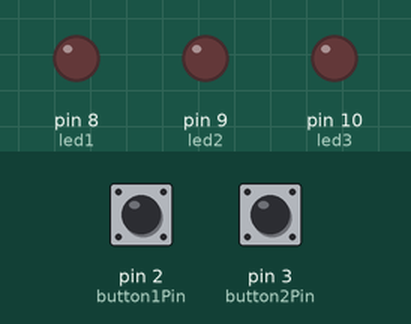
A sketch run on a simulated Arduino Uno, built with avr-gcc and run on an emulated ATmega328P. On the bench: output pins drawn as LEDs (lit = HIGH). Dashed ring = blinking. The inputs (shaded band) are chosen by the test bench; at power-on: pin 2 (button1Pin) LOW, pin 3 (button2Pin) LOW.

Above: at 1.2 s.
1.3 s: pin 2 (button1Pin) pulled HIGH for 0.15 s
At 1.6 s:
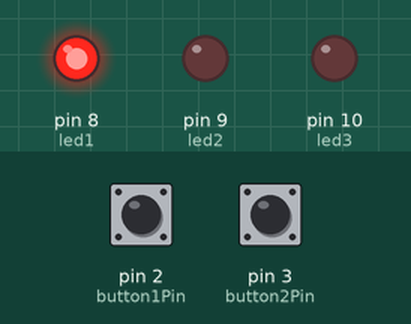
4.3 s: pin 3 (button2Pin) pulled HIGH for 3.2 s
At 4.7 s:
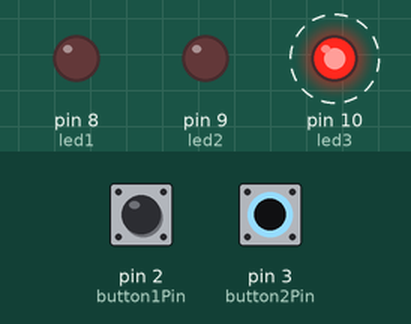
9.0 s: pin 2 (button1Pin) pulled HIGH for 3.2 s
At 9.9 s:
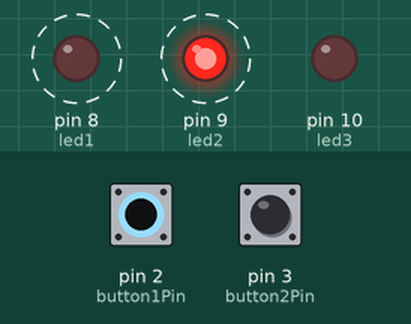
Timing chart, 0 to 15.0 s (numbered marks = the images above; inputs shaded):
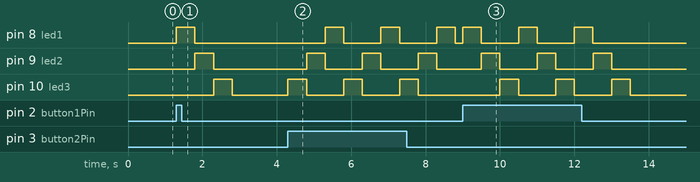

The sketch:

sketch.ino
```cpp
// Pin definisi
const int led1 = 8;
const int led2 = 9;
const int led3 = 10;
const int button1Pin = 2;
const int button2Pin = 3;

int button1State = 0;
int button2State = 0;

void setup() {
  // Atur pin LED sebagai output
  pinMode(led1, OUTPUT);
  pinMode(led2, OUTPUT);
  pinMode(led3, OUTPUT);

  // Atur pin push button sebagai input
  pinMode(button1Pin, INPUT);
  pinMode(button2Pin, INPUT);
}

void loop() {
  // Baca status push button
  button1State = digitalRead(button1Pin);
  button2State = digitalRead(button2Pin);

  // Jika tombol 1 ditekan, LED blink ke kanan
  if (button1State == HIGH) {
    digitalWrite(led1, HIGH);
    delay(500);
    digitalWrite(led1, LOW);

    digitalWrite(led2, HIGH);
    delay(500);
    digitalWrite(led2, LOW);

    digitalWrite(led3, HIGH);
    delay(500);
    digitalWrite(led3, LOW);
  }
  // Jika tombol 2 ditekan, LED blink ke kiri
  else if (button2State == HIGH) {
    digitalWrite(led3, HIGH);
    delay(500);
    digitalWrite(led3, LOW);

    digitalWrite(led2, HIGH);
    delay(500);
    digitalWrite(led2, LOW);

    digitalWrite(led1, HIGH);
    delay(500);
    digitalWrite(led1, LOW);
  }
  // Jika tidak ada tombol ditekan, matikan semua LED
  else {
    digitalWrite(led1, LOW);
    digitalWrite(led2, LOW);
    digitalWrite(led3, LOW);
  }
}
```

Measured:
- after the input at 1.3 s, pin 8 (led1): LOW → HIGH at once, → LOW 0.50 s later; pin 9 (led2): LOW → HIGH after 0.50 s, → LOW 0.50 s later; pin 10 (led3): LOW → HIGH after 1.0 s, → LOW 0.50 s later
- after the input at 4.3 s, pin 8 (led1): alternates HIGH for 0.50 s and LOW for 1.0 s, starting after 1.0 s; pin 9 (led2): alternates HIGH for 0.50 s and LOW for 1.0 s, starting after 0.50 s; pin 10 (led3): alternates HIGH for 0.50 s and LOW for 1.0 s, starting at once
- after the input at 9.0 s, pin 8 (led1): alternates HIGH for 0.50 s and LOW for 1.0 s, 6 changes in all, then stays LOW, starting at once; pin 9 (led2): alternates HIGH for 0.50 s and LOW for 1.0 s, 6 changes in all, then stays LOW, starting after 0.50 s
